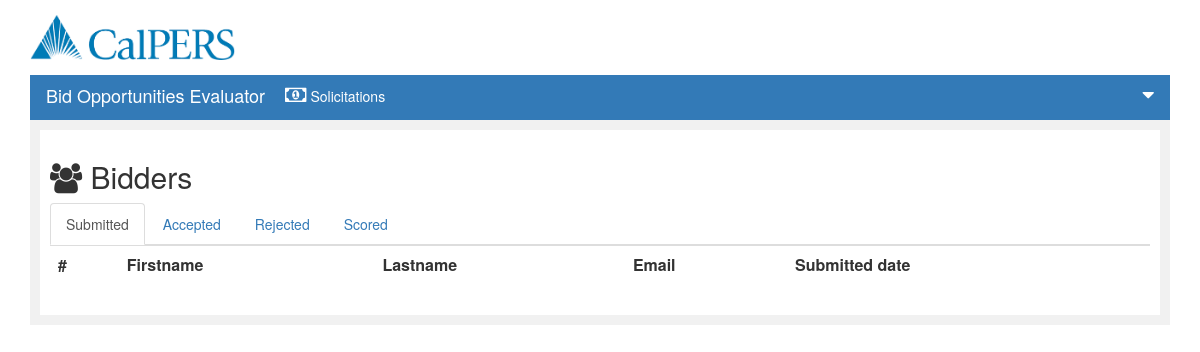
/bidderEvaluate.php, run on the app's committed database.
### tables this page shows
CREATE TABLE IF NOT EXISTS `eval_status` (
  `id` int(11) NOT NULL AUTO_INCREMENT,
  `description` varchar(250) NOT NULL,
  PRIMARY KEY (`id`)
);

### submit_eval.php (the view, shortened to what this page needs)
<?php
function getBidderList(){
  $conn = mysqli_connect($GLOBALS['servername'], $GLOBALS['username'], $GLOBALS['password'], $GLOBALS['dbname']);
	if (!$conn) {
			die("Connection failed: " . mysqli_connect_error());
		}else{
			    $eval_status = "select * from eval_status order by id asc";
			    $eval_result = mysqli_query($conn, $eval_status);
			 $tab_menu = '';
			$tab_content = '';
			$i = 0;
			while($row = mysqli_fetch_array($eval_result))
			{
			 if($i == 0)
			 {
			  $tab_menu .= '
			   <li class=" active"><a class="active" href="#'.$row["description"].'" data-toggle="tab">'.$row["description"].'</a></li>
			  ';
			  $tab_content .= '
			   <div id="'.$row["description"].'" class="tab-pane fade in active"><table class="table table-hover">
			                          <tr>
			                               <th >#</th>
			                               <th >Firstname</th>
			                               <th >Lastname</th>
			                               <th >Email</th>
			                               <th >Submitted date</th>
			                          </tr>
			  ';
			 }
			 else
			 {
			  $tab_menu .= '
			   <li ><a class="nav-link" href="#'.$row["description"].'" data-toggle="tab">'.$row["description"].'</a></li>
			  ';
			  if ($row["description"] == "Scored"){
			  $tab_content .= '
			   <div id="'.$row["description"].'" class="tab-pane fade"><table class="table table-hover">
			                          <tr>
			                               <th >#</th>
			                               <th >Firstname</th>
			                               <th >Lastname</th>
			                               <th >Email</th>
			                               <th >Submitted date</th>
			                               <th> Score </th>
			                               <th> Ammount </th>
			                               <th> Comments </th>
			                          </tr>
			  ';
			  }else {
			    $tab_content .= '
			   <div id="'.$row["description"].'" class="tab-pane fade"><table class="table table-hover">
			                          <tr>
			                               <th >#</th>
			                               <th >Firstname</th>
			                               <th >Lastname</th>
			                               <th >Email</th>
			                               <th >Submitted date</th>
			                          </tr>
			  ';
			  }
			 }
			 $tab_content .= '</table><div style="clear:both"></div></div>';
			  $i++;
			}
		}
		echo '
			<ul class="nav nav-tabs">'
				.$tab_menu.'
   			</ul>
   			<div class="tab-content">'
             .$tab_content.'
 			</div>
 			';
}
?>

### css/custom.css (style rules this page uses)
body { padding-top: 0 !important; }

### data on the page
eval_status: description "Submitted"
eval_status: description "Accepted"
eval_status: description "Rejected"
eval_status: description "Scored"
